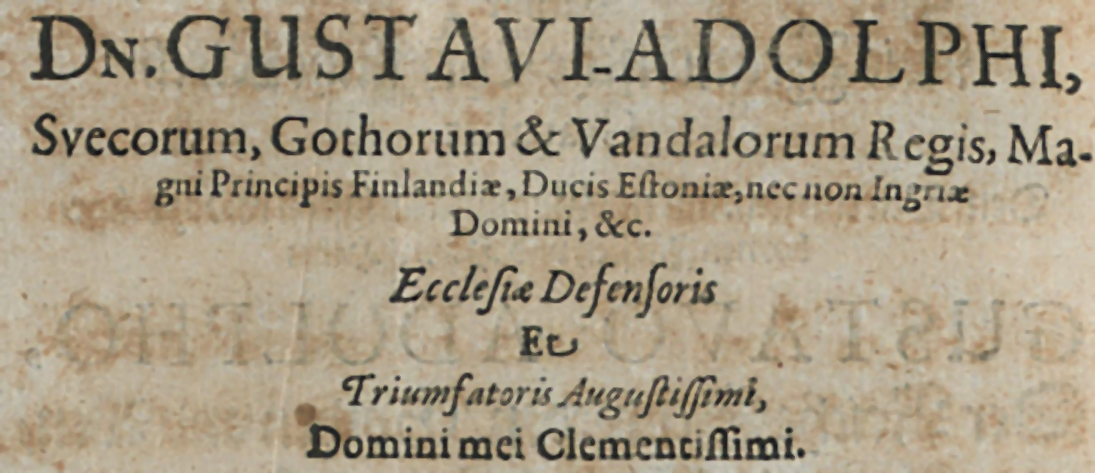
#> input picture Ex02/OtsuThresholding/contrast.jpg, 1095 x 473 px
$ python test02.py
#> lines starting #> are read from the running program, lines starting #| are printed output that depends on the picture; after the words box and inside, x2 and y2 are one past the last pixel; in counts of white or black regions, pixels touching at a corner belong together
import numpy as np
import cv2
import matplotlib.pyplot as plt

def binarize_threshold(img, t):
    '''
    binarize an image with a given threshold
    :param img: 2D image as ndarray
    :param t: int threshold value
    :return: np.ndarray binarized image with values in {0, 255}
    '''
    # [5 lines of commented-out code are left out]
    b_image = np.where(img <= t, 0, 255)
    return b_image

if __name__ == '__main__':
    img = cv2.imread('contrast.jpg', cv2.IMREAD_GRAYSCALE)
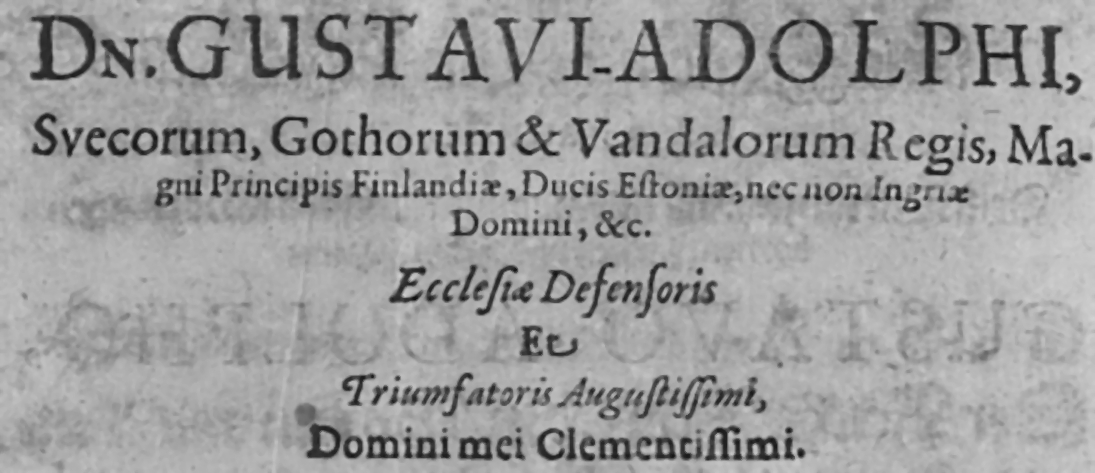
#> img: shape (473, 1095); min 17, max 210, mean 156.9
    res = binarize_threshold(img,120)
#> in binarize_threshold, `b_image = np.where(img <= t, 0, 255)`:
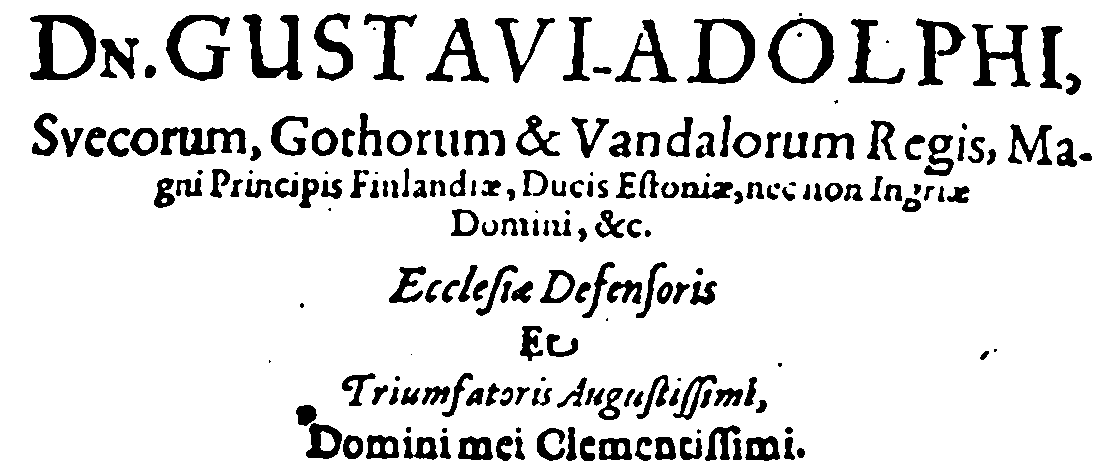
#> b_image: shape (473, 1095) int64; 87.9% white; 206 black regions (23 under 20 px), largest, box (x1, y1, x2, y2) and area: (30, 15, 96, 80) 1963, (687, 18, 755, 84) 1648, (243, 14, 303, 80) 1642
    if res is not None:
        plt.subplot(1, 2, 2)
        plt.imshow(res, 'gray')
        plt.title('Otsu\'s - Threshold = 120')
    plt.show()

$ run again, with Ex02/OtsuThresholding/hello.png saved as Ex02/OtsuThresholding/contrast.jpg
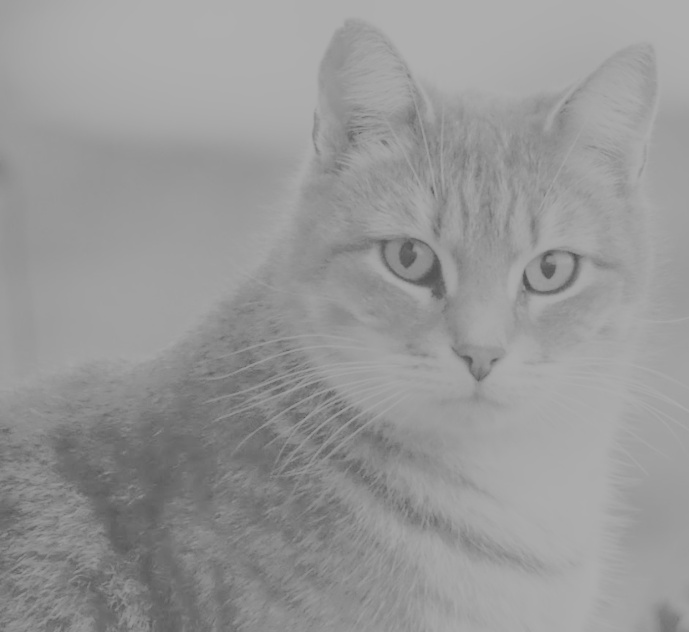
#> input picture Ex02/OtsuThresholding/hello.png, 689 x 632 px
#> img is the input picture: shape (632, 689); min 78, max 176, mean 151.1
#> in binarize_threshold, `b_image = np.where(img <= t, 0, 255)`:
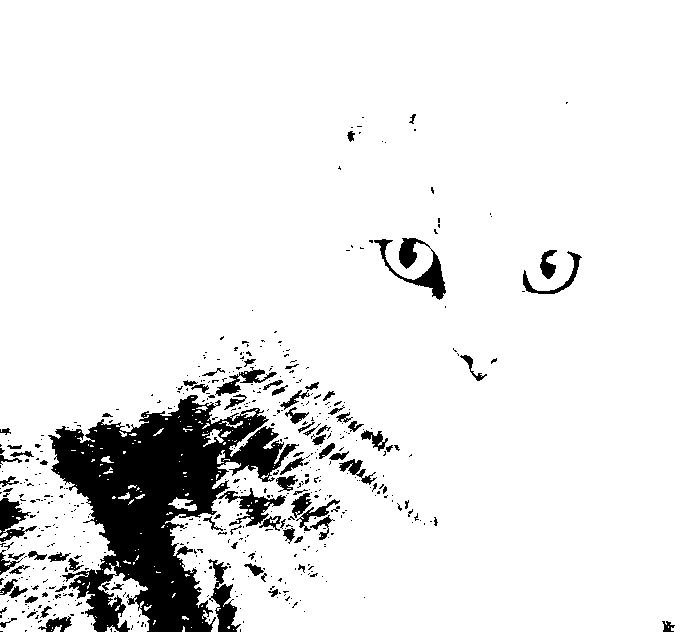
#> b_image: shape (632, 689) int64; 91% white; 524 black regions (438 under 20 px), largest, box (x1, y1, x2, y2) and area: (48, 395, 299, 632) 26238, (374, 238, 446, 300) 1366, (208, 559, 241, 632) 963
